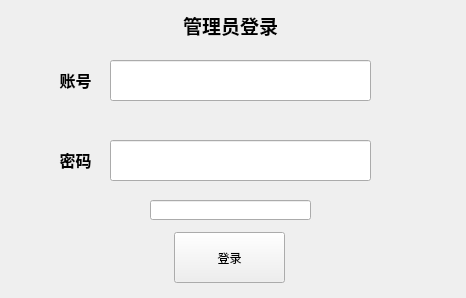
<?xml version="1.0" encoding="UTF-8"?>
<ui version="4.0">
 <class>Form</class>
 <widget class="QWidget" name="Form">
  <property name="geometry">
   <rect>
    <x>0</x>
    <y>0</y>
    <width>466</width>
    <height>298</height>
   </rect>
  </property>
  <property name="font">
   <font>
    <family>方正粗黑宋简体</family>
   </font>
  </property>
  <property name="windowTitle">
   <string>管理员登录界面</string>
  </property>
  <widget class="QLineEdit" name="lineEdit">
   <property name="geometry">
    <rect>
     <x>110</x>
     <y>60</y>
     <width>261</width>
     <height>41</height>
    </rect>
   </property>
  </widget>
  <widget class="QLineEdit" name="lineEdit_2">
   <property name="geometry">
    <rect>
     <x>110</x>
     <y>140</y>
     <width>261</width>
     <height>41</height>
    </rect>
   </property>
   <property name="echoMode">
    <enum>QLineEdit::EchoMode::Password</enum>
   </property>
  </widget>
  <widget class="QPushButton" name="pushButton">
   <property name="geometry">
    <rect>
     <x>174</x>
     <y>232</y>
     <width>111</width>
     <height>51</height>
    </rect>
   </property>
   <property name="text">
    <string>登录</string>
   </property>
  </widget>
  <widget class="QLabel" name="label">
   <property name="geometry">
    <rect>
     <x>40</x>
     <y>60</y>
     <width>71</width>
     <height>41</height>
    </rect>
   </property>
   <property name="text">
    <string>&lt;html&gt;&lt;head/&gt;&lt;body&gt;&lt;p align=&quot;center&quot;&gt;&lt;span style=&quot; font-size:12pt; font-weight:700;&quot;&gt;账号&lt;/span&gt;&lt;/p&gt;&lt;/body&gt;&lt;/html&gt;</string>
   </property>
  </widget>
  <widget class="QLabel" name="label_2">
   <property name="geometry">
    <rect>
     <x>40</x>
     <y>140</y>
     <width>71</width>
     <height>41</height>
    </rect>
   </property>
   <property name="text">
    <string>&lt;html&gt;&lt;head/&gt;&lt;body&gt;&lt;p align=&quot;center&quot;&gt;&lt;span style=&quot; font-size:12pt; font-weight:700;&quot;&gt;密码&lt;/span&gt;&lt;/p&gt;&lt;/body&gt;&lt;/html&gt;</string>
   </property>
  </widget>
  <widget class="QLabel" name="label_3">
   <property name="geometry">
    <rect>
     <x>150</x>
     <y>10</y>
     <width>161</width>
     <height>31</height>
    </rect>
   </property>
   <property name="text">
    <string>&lt;html&gt;&lt;head/&gt;&lt;body&gt;&lt;p align=&quot;center&quot;&gt;&lt;span style=&quot; font-size:14pt; font-weight:700;&quot;&gt;管理员登录&lt;/span&gt;&lt;/p&gt;&lt;/body&gt;&lt;/html&gt;</string>
   </property>
  </widget>
  <widget class="QLineEdit" name="lineEdit_3">
   <property name="geometry">
    <rect>
     <x>150</x>
     <y>200</y>
     <width>161</width>
     <height>20</height>
    </rect>
   </property>
   <property name="readOnly">
    <bool>true</bool>
   </property>
  </widget>
 </widget>
 <resources/>
 <connections/>
</ui>
